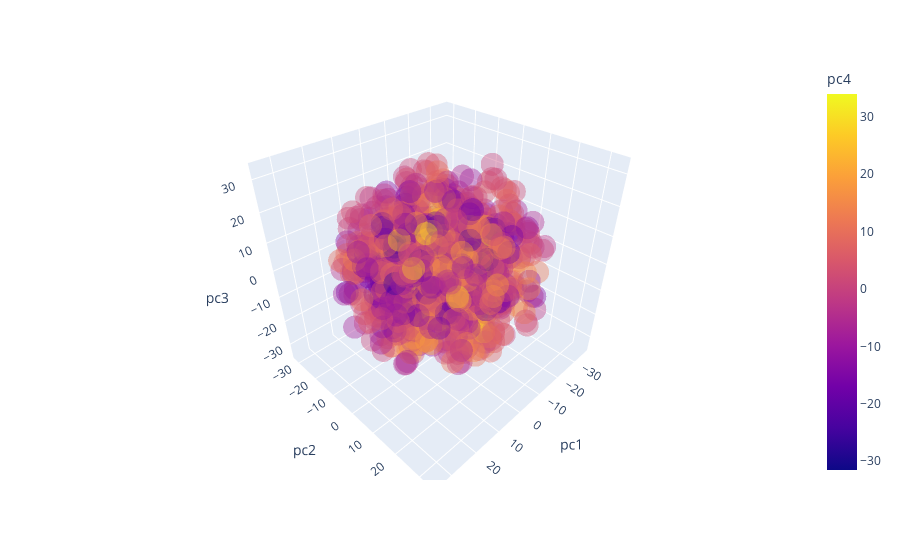

The notebook cell saved with this chart:
### Markdown cell above
Idea: show only news sources that are close to a particular news source

### Code cell
import plotly.express as px
import pandas

ns_fixed = list(ns_sr_rep.keys())

df = pandas.DataFrame({"pc1": x[:1000],
                   "pc2": y[:1000],
                   "pc3": z[:1000],
                   "pc4": a[:1000],
                   "source": ns_fixed[:1000]})

fig = px.scatter_3d(df, x='pc1', y='pc2', z='pc3', 
                    color='pc4',
                    hover_name='source', opacity=0.4)
fig.show()

### Figure 1 — Plotly figure (JSON) as saved in the notebook; plotly's stock layout.template omitted (floating-point values rounded to 4 significant figures; data arrays with more than 128 entries replaced by an {"elided": "..."} marker saying what was removed)
{"data": [{"hovertemplate": "<b>%{hovertext}</b><br><br>pc1=%{x}<br>pc2=%{y}<br>pc3=%{z}<br>pc4=%{marker.color}<extra></extra>", "hovertext": {"elided": "1000 str values"}, "legendgroup": "", "marker": {"color": {"elided": "1000 float values"}, "coloraxis": "coloraxis", "opacity": 0.4, "symbol": "circle"}, "mode": "markers", "name": "", "scene": "scene", "showlegend": false, "type": "scatter3d", "x": {"elided": "1000 float values"}, "y": {"elided": "1000 float values"}, "z": {"elided": "1000 float values"}}], "layout": {"coloraxis": {"colorbar": {"title": {"text": "pc4"}}, "colorscale": [[0, "#0d0887"], [0.1111, "#46039f"], [0.2222, "#7201a8"], [0.3333, "#9c179e"], [0.4444, "#bd3786"], [0.5556, "#d8576b"], [0.6667, "#ed7953"], [0.7778, "#fb9f3a"], [0.8889, "#fdca26"], [1, "#f0f921"]]}, "legend": {"tracegroupgap": 0}, "margin": {"t": 60}, "scene": {"domain": {"x": [0, 1], "y": [0, 1]}, "xaxis": {"title": {"text": "pc1"}}, "yaxis": {"title": {"text": "pc2"}}, "zaxis": {"title": {"text": "pc3"}}}}}
